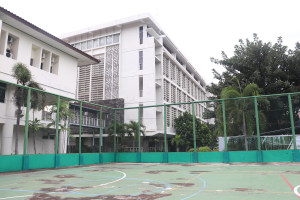
#> input picture undergraduate-thesis/databases/SKRIPSI Gedung C.png, 300 x 200 px, found by its file name
$ jupyter execute 'FIX SKRIPSI 10. Derau Uniform.ipynb'
#> lines starting #> are read from the running program, lines starting #| are printed output that depends on the picture
[cell 1]
from matplotlib import image
from matplotlib import pyplot
from PIL import Image
from numpy import asarray
import numpy as np
import random
import math
import cv2

#gambar di-print di python
#im = Image.open('200px-T1-weighted-MRI.png')
#im = Image.open('SKRIPSI Pinus.png')
im = Image.open('SKRIPSI Gedung C.png')
#> im is the input picture: PIL image 300x200 RGBA; mean R, G, B, A 155.3, 164.7, 160.6, 255

img1 = im.convert("L") #convert ke hitam-putih
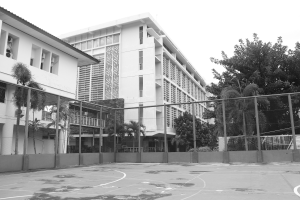
#> img1: PIL image 300x200 L; min 19, max 255, mean 161.4

width, height=img1.size
#> width = 300; height = 200
print(height)
#| 200
print(width)
#| 300

pyplot.xticks([]), pyplot.yticks([])
pyplot.imshow(img1, cmap = 'gray')

[cell 2]
from numpy import array, random
from math import floor, ceil
#Fungsi Derau Uniform
def SaltPepper(im):
    #totalrandpiks=random.randint(floor((min(width,height)-3)/3),floor((min(width,height)-3)/2))
    #totalrandpiks=floor((min(width,height)-3))
    totalrandpiks=floor(width*height/50)
#> totalrandpiks = 1200
    for i in range (totalrandpiks):
        koordx=random.randint(0,width)
        koordy=random.randint(0,height)
        im[koordy][koordx]=ceil(random.uniform(0,255)) #random uniform
#> im: shape (200, 300)

    return(im)

Z=array(img1)
SP=SaltPepper(Z) #foto asli diberi derau Salt-Pepper

import matplotlib.pyplot as plt
fig = plt.figure(figsize=(9,9))
pyplot.xticks([]), pyplot.yticks([])
pyplot.imshow(SP, cmap='gray')

[cell 3]
#PROGRAM METODE BEDA HINGGA EKSPLISIT DIMENSI DUA UNTUK MENGHILANGKAN DERAU ACAK PADA CITRA

#import numpy as np
from numpy import linspace, array, zeros, insert, delete
from pandas import DataFrame, pivot_table
from math import ceil

D=1 #koefisien difusivitas
xm=width*2 #panjang sumbu x
#> xm = 600
yn=height*2 #panjang sumbu y
#> yn = 400
deltat=0.2 #selisih waktu
tn=10 #batas waktu pada t_n
m=width #banyak pemotongan pada sumbu x
#> m = 300
n=height #banyak pemotongan pada sumbu y
#> n = 200
deltax=xm/m #selisih antar posisi di sumbu x
#> deltax = 2
deltay=yn/n #selisih antar posisi di sumbu y
#> deltay = 2
lamda=(D*deltat)/(deltax)**2 #lamda
#> lamda = 0.05

#melakukan uji kestabilan metode
if lamda<=0.25:
    print('Metode stabil, sebab lambda =', lamda, '<= 0.25')
#| Metode stabil, sebab lambda = 0.05 <= 0.25
else:
    print('Metode tidak stabil, cek kembali masukan')

#mendefinisikan array kosong VDERAU yg berisi para matriks berukuran mxn
#para matriks di dalam VDERAU disebut matriks U
VDERAU=array([zeros((n,m))])
WDERAU=array([zeros((n-2,m-2))]) #array display #tidak menampilkan piksel tepi

#mengisi syarat awal ke matriks U saat t=0
U=SP #matriks pertama U, diisi data gambar
#print(U)

#matriks pertama U dimasukkan ke array VDERAU
VDERAU=insert(VDERAU,0,U,axis = 0)

#matriks display awal X
#tepi dihapus satu persatu
X=delete(U, n-1, 0)
X=delete(X, 0, 0)
#> X: shape (198, 300)
X=delete(X, m-1, 1)
#> X: shape (198, 299)
X=delete(X, 0, 1)
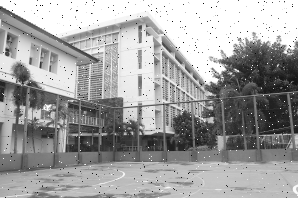
#> X: shape (198, 298); min 1, max 255, mean 160.4
WDERAU=insert(WDERAU,0,X,axis = 0)
#print(W)

#------------------------------ENTRI PERTAMA SELESAI-----------------------------

Q=array(zeros((n,m))) #matriks Q sebagai wadah kosong
#mengisi syarat batas ke setiap batas (tepi) matriks U saat t=1
for c in range (m):
    Q[0][c]=U[0][c]
    Q[n-1][c]=U[n-1][c]
for d in range (n):
    Q[d][0]=U[d][0]
    Q[d][m-1]=U[d][m-1]
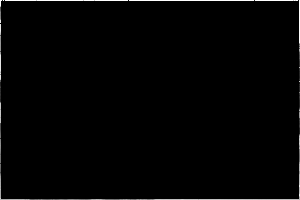
#> Q: shape (200, 300) float64; min 0, max 255, mean 3
#print(Q)

#mengisi entri matriks U yang belum terisi
#berdasarkan rumus metode eksplisit
for j in range (1,n-1):
    for i in range (1,m-1):
        Q[j][i]=ceil((1-4*lamda)*U[j][i]+lamda*(U[j-1][i]+U[j+1][i]+U[j][i-1]+U[j][i+1]))
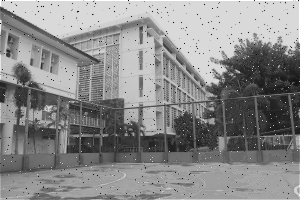
#> Q: shape (200, 300) float64; min 1, max 255, mean 137.4
#print(Q)
VDERAU=insert(VDERAU,1,Q,axis = 0)

#matriks display kedua S
#tepi dihapus satu persatu lagi
S=delete(Q, n-1, 0)
S=delete(S, 0, 0)
#> S: shape (198, 300) float64
S=delete(S, m-1, 1)
#> S: shape (198, 299) float64
S=delete(S, 0, 1)
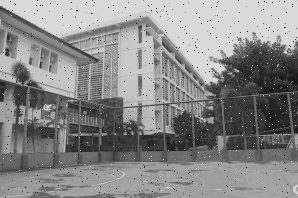
#> S: shape (198, 298) float64; min 1, max 217, mean 136.7
WDERAU=insert(WDERAU,1,S,axis = 0)
#print(W)

#------------------------------ENTRI KEDUA SELESAI-----------------------------

#R=Q
R=array(zeros((n,m)))
for j in range (n):
    for i in range (m):
        R[j][i]=Q[j][i]
#print(R)

#mengisi syarat batas ke setiap batas matriks U saat t=2 sampai t=tn
for k in range (2,tn+1):
    for c in range (m):
        R[0][c]=Q[0][c]
        R[n-1][c]=Q[n-1][c]
    for d in range (n):
        R[d][0]= Q[d][0]
        R[d][m-1]= Q[d][m-1]
#print(Q)

#mengisi entri matriks U yang belum terisi
#berdasarkan rumus metode eksplisit
    for j in range (1,n-1):
        for i in range (1,m-1):
            R[j][i]=ceil((1-4*lamda)*Q[j][i]+lamda*(Q[j-1][i]+Q[j+1][i]+Q[j][i-1]+Q[j][i+1]))
            #print(R)
            #print(Q)
    VDERAU=insert(VDERAU,k,R,axis = 0)
    #menghapus tepi
    T=delete(R, n-1, 0)
    T=delete(T, 0, 0)
    T=delete(T, m-1, 1)
    T=delete(T, 0, 1)
    WDERAU=insert(WDERAU,k,T,axis = 0)
    for j in range (n):
        for i in range (m):
            Q[j][i]=R[j][i]
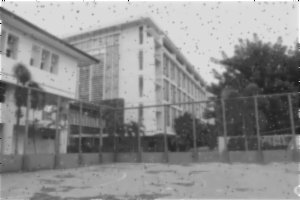
#> Q: shape (200, 300) float64; min 3, max 255, mean 141.5

#------------------------------ENTRI KETIGA SAMPAI TERAKHIR SELESAI-----------------------------

#menghapus entri terakhir
VDERAU=delete(VDERAU, tn+1, 0) #VDERAU kumpulan matriks asli
#print(V)
WDERAU=delete(WDERAU, tn+1, 0) #WDERAU kumpulan matriks display
# [5 lines of commented-out code are left out]

[cell 4]
import matplotlib.pyplot as plt
fig = plt.figure(figsize=(16,8))

plt.subplot(121)
pyplot.xticks([]), pyplot.yticks([5])
pyplot.imshow(WDERAU[0], cmap='gray')

plt.subplot(122)
pyplot.xticks([]), pyplot.yticks([])
pyplot.imshow(WDERAU[10], cmap='gray')
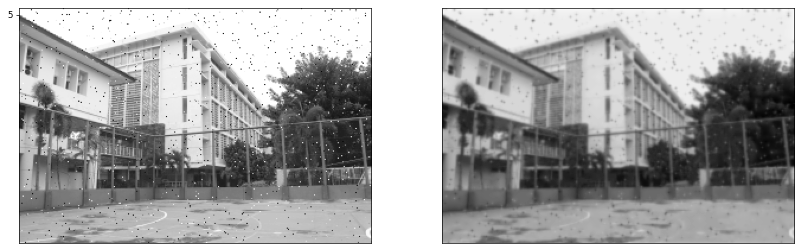
#> figure drawn by matplotlib, 2 panels

[cell 5]
import matplotlib.pyplot as plt
fig = plt.figure(figsize=(12,8))

plt.subplot(221)
pyplot.xticks([]), pyplot.yticks([1])
pyplot.imshow(WDERAU[0], cmap='gray')

plt.subplot(222)
pyplot.xticks([]), pyplot.yticks([2])
pyplot.imshow(WDERAU[2], cmap='gray')

plt.subplot(223)
pyplot.xticks([]), pyplot.yticks([3])
pyplot.imshow(WDERAU[5], cmap='gray')

plt.subplot(224)
pyplot.xticks([]), pyplot.yticks([4])
pyplot.imshow(WDERAU[10], cmap='gray')
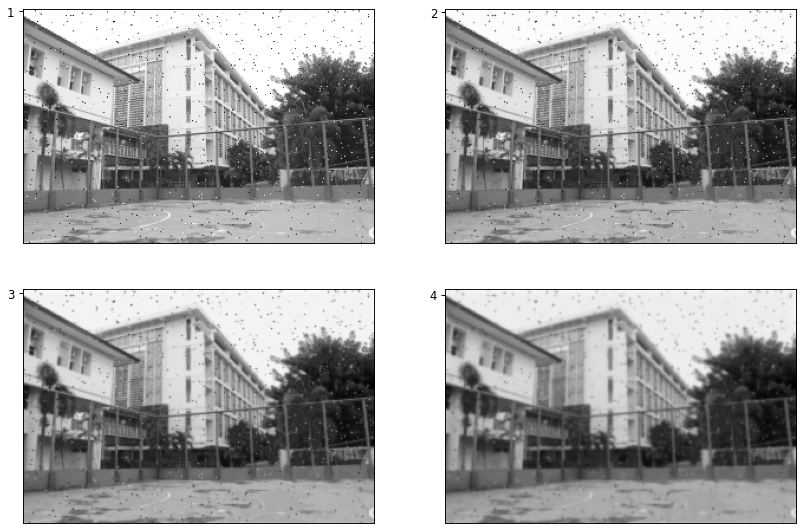
#> figure drawn by matplotlib, 4 panels

[cell 6]
import matplotlib.pyplot as plt
fig = plt.figure(figsize=(16,8))

plt.subplot(141)
pyplot.xticks([]), pyplot.yticks([1])
pyplot.imshow(WDERAU[0], cmap='gray')

plt.subplot(142)
pyplot.xticks([]), pyplot.yticks([])
pyplot.imshow(WDERAU[2], cmap='gray')

plt.subplot(143)
pyplot.xticks([]), pyplot.yticks([])
pyplot.imshow(WDERAU[5], cmap='gray')

plt.subplot(144)
pyplot.xticks([]), pyplot.yticks([])
pyplot.imshow(WDERAU[10], cmap='gray')
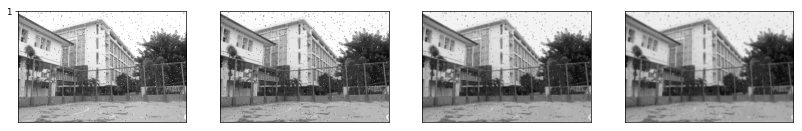
#> figure drawn by matplotlib, 4 panels

[cell 7]
import matplotlib.pyplot as plt
fig = plt.figure(figsize=(8,16))

plt.subplot(411)
pyplot.xticks([]), pyplot.yticks([1])
pyplot.imshow(WDERAU[0], cmap='gray')

plt.subplot(412)
pyplot.xticks([]), pyplot.yticks([2])
pyplot.imshow(WDERAU[2], cmap='gray')

plt.subplot(413)
pyplot.xticks([]), pyplot.yticks([3])
pyplot.imshow(WDERAU[5], cmap='gray')

plt.subplot(414)
pyplot.xticks([]), pyplot.yticks([4])
pyplot.imshow(WDERAU[10], cmap='gray')
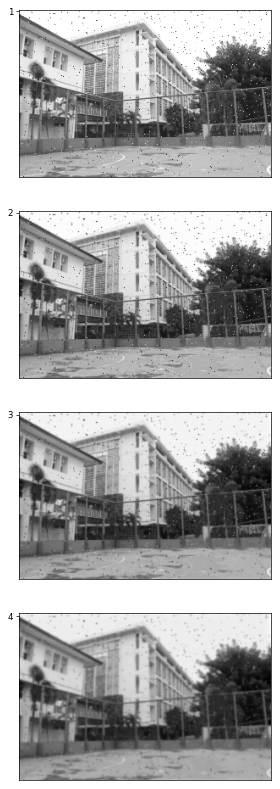
#> figure drawn by matplotlib, 4 panels

$ run again, with undergraduate-thesis/databases/SKRIPSI Pinus.png copied over undergraduate-thesis/databases/SKRIPSI Gedung C.png
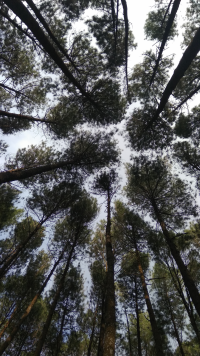
#> input picture undergraduate-thesis/databases/SKRIPSI Pinus.png, 200 x 356 px, found by its file name
#> im is the input picture: PIL image 200x356 RGBA; mean R, G, B, A 85.2, 86.5, 86.8, 255
#| 356
#| 200
#| Metode stabil, sebab lambda = 0.05 <= 0.25
#> after the loop `for d in range (n):`:
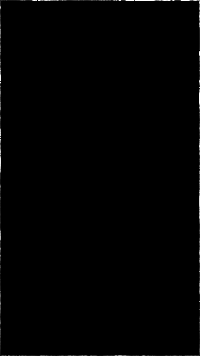
#> Q: shape (356, 200) float64; min 0, max 254, mean 1.3
#> `[cell 7] import matplotlib.pyplot as plt fig = plt.figure(figsize=(8,1..`:
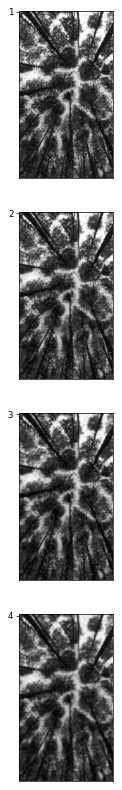
#> figure drawn by matplotlib, 4 panels
